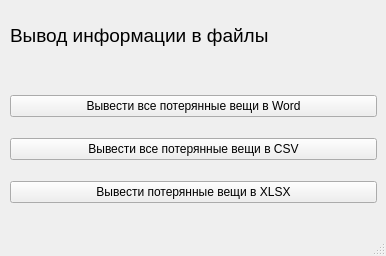
<?xml version="1.0" encoding="UTF-8"?>
<ui version="4.0">
 <class>MainWindow</class>
 <widget class="QMainWindow" name="MainWindow">
  <property name="geometry">
   <rect>
    <x>0</x>
    <y>0</y>
    <width>386</width>
    <height>256</height>
   </rect>
  </property>
  <property name="windowTitle">
   <string>Работа с файлами</string>
  </property>
  <widget class="QWidget" name="centralwidget">
   <widget class="QLabel" name="label">
    <property name="geometry">
     <rect>
      <x>10</x>
      <y>10</y>
      <width>351</width>
      <height>51</height>
     </rect>
    </property>
    <property name="font">
     <font>
      <pointsize>14</pointsize>
     </font>
    </property>
    <property name="text">
     <string>Вывод информации в файлы</string>
    </property>
   </widget>
   <widget class="QWidget" name="verticalLayoutWidget">
    <property name="geometry">
     <rect>
      <x>10</x>
      <y>80</y>
      <width>367</width>
      <height>140</height>
     </rect>
    </property>
    <layout class="QVBoxLayout" name="verticalLayout">
     <item>
      <widget class="QPushButton" name="docx_button">
       <property name="text">
        <string>Вывести все потерянные вещи в Word</string>
       </property>
      </widget>
     </item>
     <item>
      <widget class="QPushButton" name="csv_button">
       <property name="text">
        <string>Вывести все потерянные вещи в CSV</string>
       </property>
      </widget>
     </item>
     <item>
      <widget class="QPushButton" name="xlsx_button">
       <property name="text">
        <string>Вывести потерянные вещи в XLSX</string>
       </property>
      </widget>
     </item>
    </layout>
   </widget>
  </widget>
  <widget class="QStatusBar" name="statusbar"/>
 </widget>
 <resources/>
 <connections/>
</ui>
